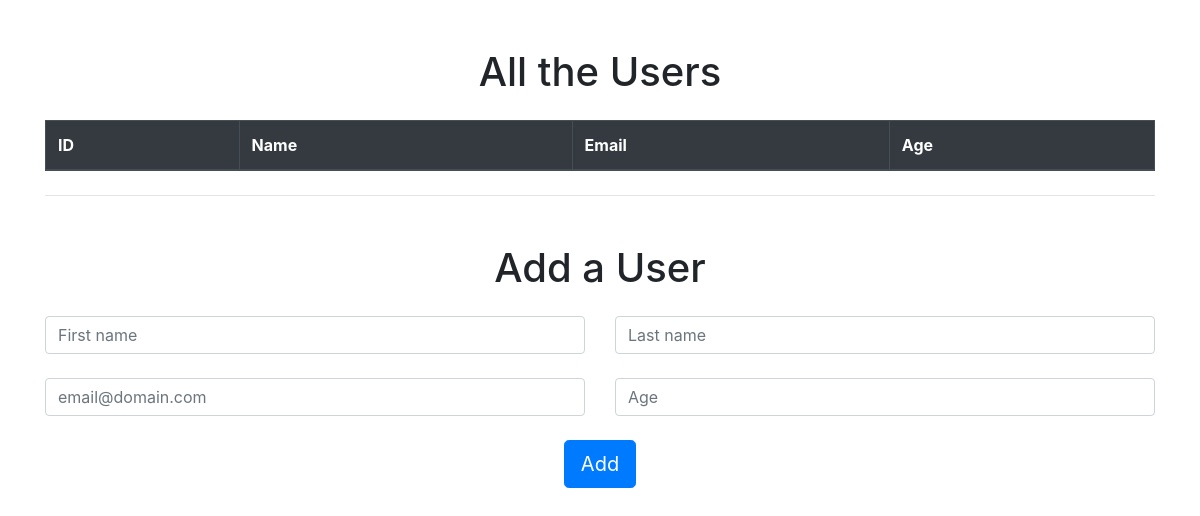
Before: / with the older database file.
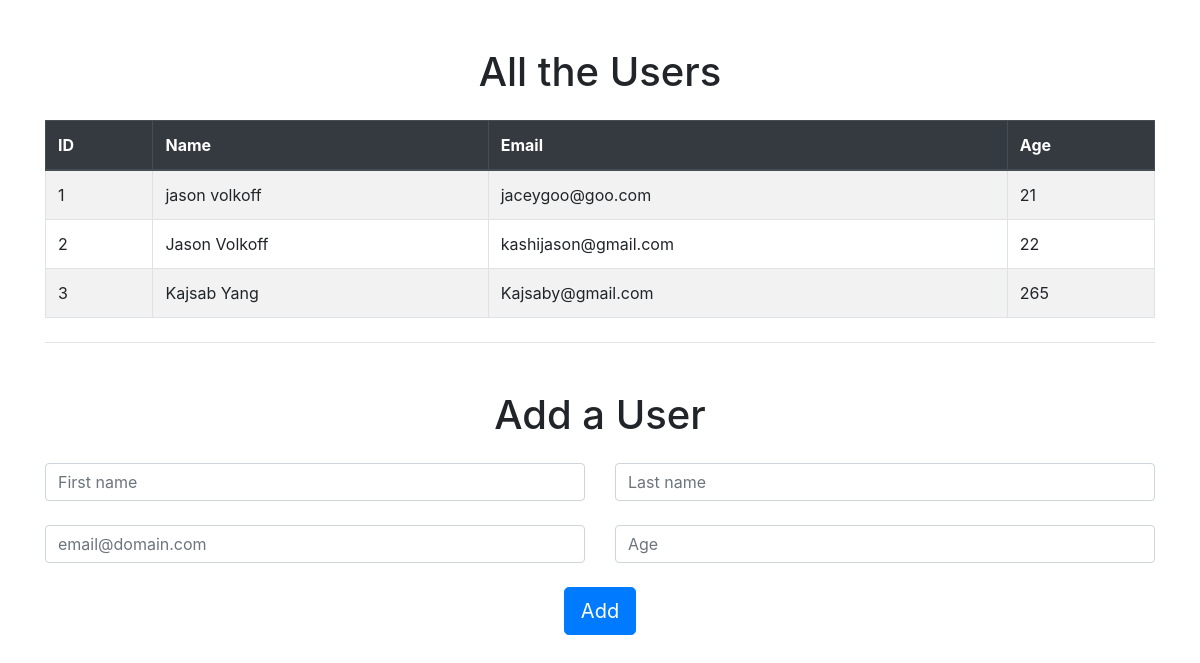
After: the same page with the newer database file.
### app_one/models.py (models this page shows)
class User(models.Model):
    first_name = models.CharField(max_length=45)
    last_name = models.CharField(max_length=45)
    email = models.CharField(max_length=255)
    age = models.IntegerField()
    created_at = models.DateTimeField(auto_now_add=True)
    updated_at = models.DateTimeField(auto_now=True)

### app_one/views.py (the view)
# urls.py: path('', views.index),
def index(request):
    context = {
        "all_users": User.objects.all()
    }
    return render(request, 'index.html', context)

### app_one/templates/index.html (shortened to what this page needs)
<!DOCTYPE html>
<html lang="en">
<head>
    <link rel="stylesheet" href="https://stackpath.bootstrapcdn.com/bootstrap/4.5.2/css/bootstrap.min.css"
>
    {% load static %}
    <link rel="stylesheet" href="{% static 'css/style.css' %}">
</head>
<body>
    <div class="container mt-5">
        <h1 class="text-center mb-4">All the Users</h1>
        <table class="table table-bordered table-striped mb-4">
            <thead class="thead-dark">
                <tr>
                    <th scope="col">ID</th>
                    <th scope="col">Name</th>
                    <th scope="col">Email</th>
                    <th scope="col">Age</th>
                </tr>
            </thead>
            <tbody>
                {% for user in all_users %}
                <tr>
                    <td>{{ user.id }}</td>
                    <td>{{ user.first_name}} {{ user.last_name }}</td>
                    <td>{{ user.email }}</td>
                    <td>{{ user.age }}</td>
                </tr>
                {% endfor %}
            </tbody>
        </table>
        <hr />
        <h1 class="text-center mt-5 mb-4 ">Add a User</h1>
        <form action="/add_user" method="POST">
            <div class="row mb-4">
                <div class="col">
                    <input type="text" name="first_name" class="form-control" placeholder="First name">
                </div>
                <div class="col">
                    <input type="text" name="last_name" class="form-control" placeholder="Last name">
                </div>
            </div>
            <div class="row mb-4">
                <div class="col">
                    <input type="email" name="email" class="form-control" placeholder="email@domain.com">
                </div>
                <div class="col">
                    <input type="text" name="age" class="form-control" placeholder="Age">
                </div>
            </div>
            <div class="col text-center">
                <button class="btn btn-lg btn-primary">Add</button>
            </div>
        </form>
    </div>
</body>
</html>

Changed rows visible on the page:
added User: id "1", first_name "jason", last_name "volkoff", email "jaceygoo@goo.com", age "21"
added User: id "2", first_name "Jason", last_name "Volkoff", email "kashijason@gmail.com", age "22"
added User: id "3", first_name "Kajsab", last_name "Yang", email "Kajsaby@gmail.com", age "265"
